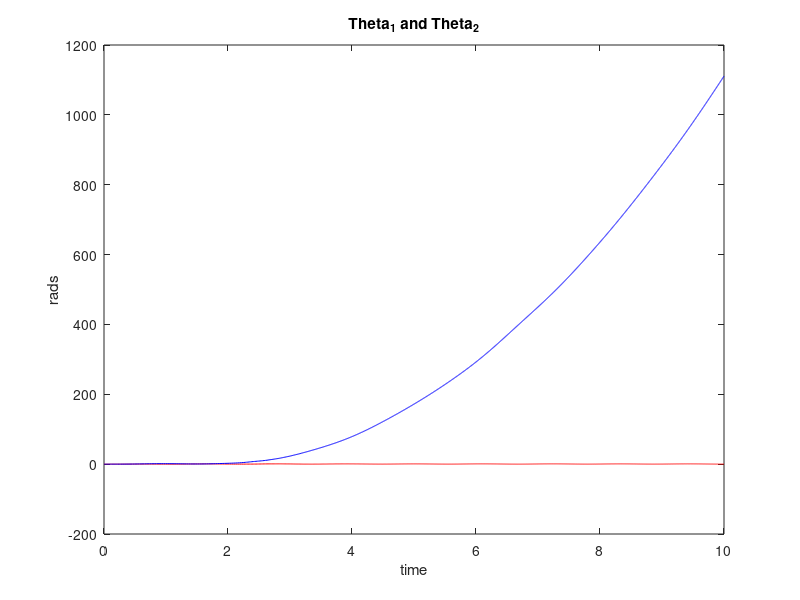

Recreate this plot in MATLAB. (Note: this script raises an error after producing the figure.)
%% Subacz, RBE502, Homework 4, Problem 5

function []= Problem4()
clc, clear all, close all;

%parameters for the arm
%Importing the parameters from table 5.1, page 115 of kelly's book
I_1 = 0.1213; I_2 = 0.0116; m_1 = 6.5225; l_c1 = .0983; m_2 = 2.0458;
l_c2 = .0229; l_1 = 0.26; l_2 = 0.26; g = 9.81; w_1 = 4; w_2 = 3;

x0= [0,0,0,0]; % Initial Condition - Format:[theta1,theta2,dtheta1,dtheta2]

tf=10; 

%Generate trajectories to follow, Using the parameters and equations from
%chapter 5.4 of kellys book, page 128.

b_1 = pi/4; c_1 = pi/9; b_2 = pi/3; c_2 = pi/6;

global torque
torque=[];

global err

[T,X] = ode45(@(t,x)plannarArmODE(t,x),[0 tf],x0);

figure('Name','Theta_1+Theta_2');
plot(T, X(:,1), 'r-');
hold on
plot(T, X(:,2), 'b-');
title('Theta_1 and Theta_2')
xlabel('time')
ylabel('rads')
snapnow

%recalcalate the actual positions of q_1 and q_2
q_plot_1 = b_1*(1-exp(-2*(T.^3))) + c_1*(1- exp(-2*(T.^3))).*sin(w_1.*T);
q_plot_2 = b_2*(1-exp(-2*(T.^3))) + c_2*(1- exp(-2*(T.^3))).*sin(w_2.*T);

figure('Name','Error Theta_1+Theta_2 under PD SetPoint Control');
plot(T,(q_plot_1(:,1)- X(:,1)),'r-')
hold on
plot(T,(q_plot_2(:,1))- X(:,2),'b-');
title('Theta_1 and Theta_2 error')
xlabel('time')
ylabel('err')
axis([-0 10 -1 1])

figure('Name','Input_Computed Torque Control');
plot(T, torque(1,1:size(T,1)),'r-');
hold on
plot(T, torque(2,1:size(T,1)),'b-');
xlabel('time')
ylabel('torque')
title('input computed torque control')
torque=[];

%% Functions

    function [dx] = plannarArmODE(t,x)
        %Generate trajectories to follow, Using the parameters and equations from
        %chapter 5.4 of kellys book, page 128.
        
        %Calculate the positons of q_1 and q_2
        q_1 = b_1*(1-exp(-2*(t.^3))) + c_1*(1- exp(-2*(t.^3))).*sin(w_1.*t);
        q_2 = b_2*(1-exp(-2*(t.^3))) + c_2*(1- exp(-2*(t.^3))).*sin(w_2.*t);
        theta_d= [q_1; q_2];
              
        %Calculate the velocities of dq_1 and dq_2
        dq_1 = 6*b_1*t^2*exp(-2*t^3) - c_1*w_1*cos(t*w_1)*(exp(-2*t^3) - 1) + 6*c_1*t^2*exp(-2*t^3)*sin(t*w_1);;
        dq_2 = 6*b_2*t^2*exp(-2*t^3) - c_2*w_2*cos(t*w_2)*(exp(-2*t^3) - 1) + 6*c_2*t^2*exp(-2*t^3)*sin(t*w_2);;
        dtheta_d =[dq_1; dq_2];    
               
        %Calculate the acceleration of ddq_1 and ddq_2
        ddq_1 = 12*b_1*t*exp(-2*t^3) - 36*b_1*t^4*exp(-2*t^3) + c_1*w_1^2*sin(t*w_1)*(exp(-2*t^3) - 1) + 12*c_1*t*exp(-2*t^3)*sin(t*w_1) - 36*c_1*t^4*exp(-2*t^3)*sin(t*w_1) + 12*c_1*t^2*w_1*exp(-2*t^3)*cos(t*w_1);
        ddq_2 = 12*b_2*t*exp(-2*t^3) - 36*b_2*t^4*exp(-2*t^3) + c_2*w_2^2*sin(t*w_2)*(exp(-2*t^3) - 1) + 12*c_2*t*exp(-2*t^3)*sin(t*w_2) - 36*c_2*t^4*exp(-2*t^3)*sin(t*w_2) + 12*c_2*t^2*w_2*exp(-2*t^3)*cos(t*w_2);
        ddtheta_d = [ddq_1; ddq_2];
        
        theta= x(1:2,1);
        dtheta= x(3:4,1);
        
        global Mmat Cmat Gmat Mmatd Cmatd Gmatd
        a = I_1+I_2+m_1*l_c1^2+ m_2*(l_1^2+ l_c2^2);
        b = m_2*l_1*l_c2;
        d = I_2+ m_2*l_c2^2;

        Mmat = [a+2*b*cos(x(2)), d+b*cos(x(2));  d+b*cos(x(2)), d];
        Cmat = [-b*sin(x(2))*x(4), -b*sin(x(2))*(x(3)+x(4)); b*sin(x(2))*x(3),0];
        Gmat = [(m_1*l_c1 + m_2*l_1)*g*sin(x(1)) + m_2*l_c2*g*sin(x(1) + x(2)); m_2*l_c2*g*sin(x(1) + x(2))];
        
        Mmatd = [a+2*b*cos(theta_d(2)), d+b*cos(theta_d(2));  d+b*cos(theta_d(2)), d];
        Cmatd = [-b*sin(theta_d(2))*dtheta_d(2), -b*sin(theta_d(2))*(dtheta_d(1)+dtheta_d(2)); b*sin(theta_d(2))*dtheta_d(1),0];
        Gmatd = [(m_1*l_c1 + m_2*l_c2)*g*sin(theta_d(1)) + m_2*l_c2*g*sin(theta_d(1) + theta_d(2));m_2*l_c2*g*sin(theta_d(1) + theta_d(2))];
        
        invM = inv(Mmat);
        invMC = invM*Cmat;
        invMG = invM*Gmat;
        tau = FeedforwardControl(theta_d, dtheta_d, ddtheta_d, theta, dtheta); %
        torque =[torque, tau];
        dx=zeros(4,1);
        dx(1) = x(3);
        dx(2) = x(4);
        dx(3:4) = -invMC* x(3:4) - invMG + invM*tau;
    end

    function tau = FeedforwardControl(theta_d, dtheta_d,ddtheta_d, theta, dtheta)
        global Mmatd Cmatd Gmatd
        tau= Cmatd*dtheta_d + Mmatd*ddtheta_d + Gmatd;
    end

disp('Finish.');

end

%% Discussion
% On page 268-269 of kelly's book, a graphic on feed forward control is
% shown in an oscillatory postion. As stated in the book, feed forward
% contol has many equilibria, therefore it is possible to create a stable
% control system using feedward. However, this is counter acted by the fact
% that the equilibrium points are inflexible, meaning that a designer has
% no control over the points. The control of the equilibrium points are
% derived by the inherint nature of the controller. With a feedforward
% controller a design would need to hand tailor each dynamic model to
% support the desired equilibrium points. 

% In this example, the planar arm from chapter 5 was computed and the
% system is not in a natural equilibrium point in the derived dynamic
% model. figure 1 shows theta_2 trending to positive inf. while theta_1 is
% contant zero. In figure 2, the system instability is show with the
% erractic behavior in the calculated error positions. Lastly, figure 3
% show addition eratic behaviour and does not converage as the figures did 
% in problems 1,2, and 3.
